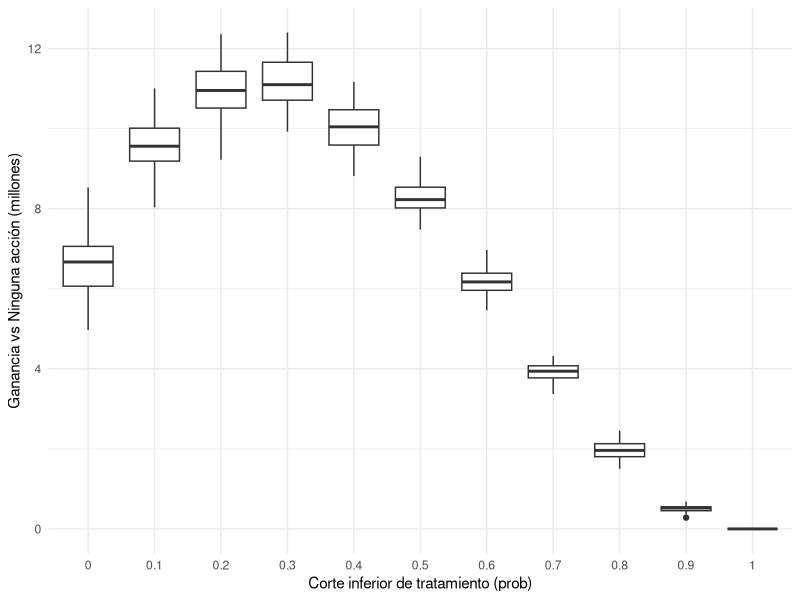

The R script that drew this image:
## ---- chunk 1
library(tidyverse)
cbbPalette <- c("#000000", "#E69F00", "#56B4E9", "#009E73", "#F0E442", "#0072B2", "#D55E00", "#CC79A7")
theme_set(theme_minimal())
## ---- chunk 2
tabla_1 <- data.frame(A=c(50,20,20), B=c(2,105,10), C=c(0,10,30))
rownames(tabla_1) <- c('A.pred', 'B.pred', 'C.pred')
tabla_1 <- as.table(as.matrix(tabla_1))
knitr::kable(tabla_1)
## ---- chunk 3
knitr::kable(round(prop.table(tabla_1, 2),2))
## ---- chunk 4
knitr::kable(round(prop.table(tabla_1, 1),2))
## ---- chunk 5
clientes <- tibble(id = 1:20000, valor = 10000) %>% 
    mutate(prob_pred = rbeta(length(valor), 1, 2)) 
## ---- chunk 6
calc_perdida <- function(corte, factor_ret, costo){
    perdida_no_trata <- filter(clientes, prob_pred < corte) %>% 
        mutate(costo = ifelse(rbinom(length(prob_pred), 1, prob_pred) == 1, valor, 0)) %>% 
        summarise(total = sum(costo)) %>% 
        pull(total)
    perdida_trata <- filter(clientes, prob_pred >= corte) %>% 
        mutate(costo = ifelse(rbinom(length(prob_pred), 1, prob_pred*factor_ret) == 1, valor, 0)) %>% 
        summarise(total = sum(costo)) %>% 
        pull(total)
    perdida_cf <- filter(clientes, prob_pred >= corte) %>%  
        mutate(costo = ifelse(rbinom(length(prob_pred), 1, prob_pred) == 1, valor, 0)) %>% 
        summarise(total = sum(costo)) %>% 
        pull(total)
    total <- perdida_no_trata +  perdida_trata - (perdida_no_trata + perdida_cf) +
      costo*nrow(filter(clientes, prob_pred > corte)) 
    total
}
perdidas_sim <- map_dfr(rep(seq(0,1, 0.1), 50), 
    function(x){
      perdida_sim <- calc_perdida(x, 0.6, 1000)
      tibble(perdida = perdida_sim, corte = x)
    }) %>% bind_rows 

ggplot(perdidas_sim, aes(x = factor(corte), y = - perdida / 1e6)) + 
  geom_boxplot() + ylab("Ganancia vs Ninguna acción (millones)") +
  xlab("Corte inferior de tratamiento (prob)")
## ---- chunk 7
tabla <- data_frame(' ' = c('positivo.pred','negativo.pred','total'),
                    'positivo'=c('vp','fn','pos'),
                    'negativo'=c('fp','vn','neg'),
                    'total' = c('pred.pos','pred.neg',''))
knitr::kable(tabla)
